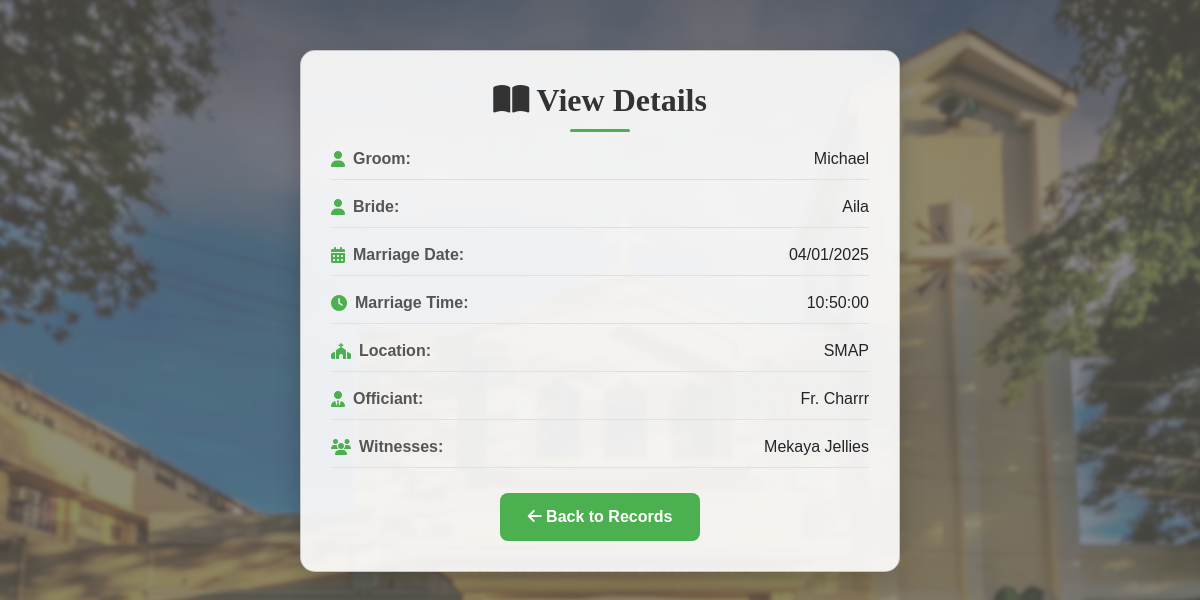
The app's page /marriageView.php?id=2 with its own data.
### tables this page shows
CREATE TABLE IF NOT EXISTS `marriage_records` (
  `id` int NOT NULL AUTO_INCREMENT,
  `groom_name` varchar(255) NOT NULL,
  `groom_dob` date NOT NULL,
  `groom_address` varchar(255) NOT NULL,
  `bride_name` varchar(255) NOT NULL,
  `bride_dob` date NOT NULL,
  `bride_address` varchar(255) NOT NULL,
  `marriage_date` date NOT NULL,
  `marriage_time` time NOT NULL,
  `priest_name` varchar(255) NOT NULL,
  `witnesses` varchar(255) NOT NULL,
  `location` varchar(255) NOT NULL,
  PRIMARY KEY (`id`)
);

### marriageView.php (the view, shortened to what this page needs)
<?php
include 'db_config.php';
$id = intval($_GET['id']);
$stmt = $pdo->prepare("SELECT * FROM marriage_records WHERE id = ?");
$stmt->execute([$id]);
$record = $stmt->fetch();
?>
<!DOCTYPE html>
<html lang="en">
<head>
    <link href="https://cdn.jsdelivr.net/npm/bootstrap@5.3.0/dist/css/bootstrap.min.css" rel="stylesheet" />
    <link href="https://cdnjs.cloudflare.com/ajax/libs/font-awesome/6.4.2/css/all.min.css" rel="stylesheet">
</head>
<body>
    <div class="card">
        <h2><i class="fas fa-book-open"></i> View Details</h2>
        <div class="record-row">
            <div class="record-label"><i class="fas fa-user"></i> Groom:</div>
            <div class="record-value"><?= htmlspecialchars($record['groom_name']) ?></div>
        </div>
        <div class="record-row">
            <div class="record-label"><i class="fas fa-user"></i> Bride:</div>
            <div class="record-value"><?= htmlspecialchars($record['bride_name']) ?></div>
        </div>
        <div class="record-row">
            <div class="record-label"><i class="fas fa-calendar-alt"></i> Marriage Date:</div>
            <div class="record-value"><?= date('m/d/Y', strtotime($record['marriage_date'])) ?></div>
        </div>
        <div class="record-row">
            <div class="record-label"><i class="fas fa-clock"></i> Marriage Time:</div>
            <div class="record-value"><?= htmlspecialchars($record['marriage_time']) ?></div>
        </div>
        <div class="record-row">
            <div class="record-label"><i class="fas fa-church"></i> Location:</div>
            <div class="record-value"><?= htmlspecialchars($record['location']) ?></div>
        </div>
        <div class="record-row">
            <div class="record-label"><i class="fas fa-user-tie"></i> Officiant:</div>
            <div class="record-value"><?= htmlspecialchars($record['priest_name']) ?></div>
        </div>
        <div class="record-row">
            <div class="record-label"><i class="fas fa-users"></i> Witnesses:</div>
            <div class="record-value"><?= htmlspecialchars($record['witnesses']) ?></div>
        </div>
        <a href="marriageRec.php" class="btn-back"><i class="fas fa-arrow-left"></i> Back to Records</a>
    </div>
</body>
</html>

### marriageView.php (style rules this page uses)
body { background: url('img/bg.png') no-repeat center center fixed; background-size: cover; font-family: 'Poppins', sans-serif; padding: 20px; }
.card { max-width: 600px; max-height: 700px; margin: 30px auto; padding: 30px; background: rgba(255, 255, 255, 0.9); border-radius: 15px; box-shadow: 0px 8px 25px rgba(0, 0, 0, 0.2); }
.card h2 { font-family: 'Times New Roman', serif; font-weight: bold; text-align: center; margin-bottom: 15px; color: #333; position: relative; }
.card h2::after { content: ''; width: 60px; height: 3px; background: #4CAF50; display: block; margin: 10px auto 0; border-radius: 3px; }
.record-row { display: flex; justify-content: space-between; margin-bottom: 15px; padding-bottom: 8px; border-bottom: 1px solid #e0e0e0; }
.record-label { font-weight: 600; color: #555; display: flex; align-items: center; }
.record-value { color: #212529; text-align: right; }
.record-label i { margin-right: 8px; color: #4CAF50; }
.btn-back { display: block; width: 200px; margin: 10px auto 0 auto; background-color: #4CAF50; color: white; font-weight: 600; border: none; border-radius: 8px; padding: 12px 0; text-align: center; text-decoration: none; font-size: 16px; transition: background 0.3s, transform 0.3s; }

### records on screen
marriage_records: groom_name "Michael", bride_name "Aila", marriage_date "04/01/2025", marriage_time "10:50:00", location "SMAP", priest_name "Fr. Charrr", witnesses "Mekaya Jellies"
